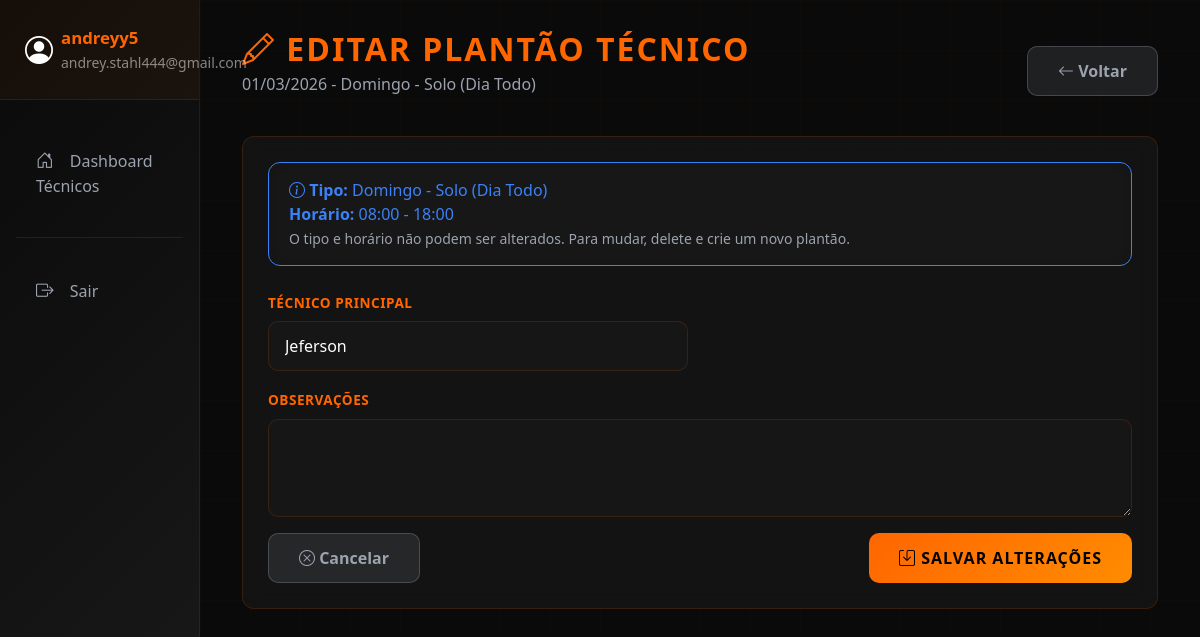
/plantao/tecnicos/editar/2/ (signed in), run on the app's committed database.
### apps/plantao/models.py (models this page shows, shortened)
class PlantaoTecnico(models.Model):
    TIPO_CHOICES = [
        ('SABADO_DUPLA', 'Sábado - Dupla (14:00-18:00)'),
        ('DOMINGO_SOLO', 'Domingo - Solo (Dia Todo)'),
        ('AVULSO_SOLO', 'Dia Avulso - Solo (Dia Todo)'),
    ]
    tecnico_principal = models.ForeignKey(
        TecnicoCampo,
        on_delete=models.CASCADE,
        related_name='plantoes_principal'
    )
    tecnico_dupla = models.ForeignKey(
        TecnicoCampo,
        on_delete=models.CASCADE,
        related_name='plantoes_dupla',
        null=True,
        blank=True,
        help_text="Apenas para plantões de sábado"
    )
    data = models.DateField()
    tipo = models.CharField(max_length=20, choices=TIPO_CHOICES)
    hora_inicio = models.TimeField()
    hora_fim = models.TimeField()
    observacoes = models.TextField(blank=True, null=True)
    criado_em = models.DateTimeField(auto_now_add=True)
    atualizado_em = models.DateTimeField(auto_now=True)
    class Meta:
        verbose_name = "Plantão Técnico"
        verbose_name_plural = "Plantões Técnicos"
        ordering = ['data', 'hora_inicio']
        unique_together = ['data', 'tipo']  # Não pode ter 2 plantões do mesmo tipo no mesmo dia

class TecnicoCampo(models.Model):
    user = models.OneToOneField(
        User,
        on_delete=models.SET_NULL,
        null=True,
        blank=True,
        related_name='tecnico'
    )
    nome_completo = models.CharField(max_length=200)
    telefone = models.CharField(max_length=20, blank=True, null=True)
    email = models.EmailField(blank=True, null=True)
    ordem_fila = models.IntegerField(default=0, help_text="Ordem na rotação de plantões")
    ativo = models.BooleanField(default=True)
    criado_em = models.DateTimeField(auto_now_add=True)
    atualizado_em = models.DateTimeField(auto_now=True)
    class Meta:
        verbose_name = "Técnico de Campo"
        verbose_name_plural = "Técnicos de Campo"
        ordering = ['ordem_fila', 'nome_completo']

### apps/plantao/views.py (the view)
    def wrapper(request, *args, **kwargs):
        if not is_admin(request.user):
            messages.error(request, '🔒 Você não tem permissão para acessar esta página.')
            return redirect('dashboard')
        return view_func(request, *args, **kwargs)

### apps/plantao/views.py (called while the page is built, shortened)
def is_admin(user):
    return user.groups.filter(name='Administrador').exists() or user.is_superuser

def get_user_colaborador(user):
    try:
        return Colaborador.objects.get(user=user)
    except Colaborador.DoesNotExist:
        return None

def admin_required(view_func):
    def wrapper(request, *args, **kwargs):
        if not is_admin(request.user):
            messages.error(request, '🔒 Você não tem permissão para acessar esta página.')
            return redirect('dashboard')
        return view_func(request, *args, **kwargs)
    return wrapper

def notificacoes_processor(request):
    if request.user.is_authenticated:
        colaborador = get_user_colaborador(request.user)
        if colaborador:
            nao_lidas = Notificacao.objects.filter(
                colaborador=colaborador,
                lida=False
            ).count()
            return {'notificacoes_nao_lidas': nao_lidas}
    return {'notificacoes_nao_lidas': 0}

@login_required
@admin_required
def editar_plantao_tecnico(request, plantao_id):
    from .models import PlantaoTecnico, TecnicoCampo
    plantao = get_object_or_404(PlantaoTecnico, id=plantao_id)
    tecnicos = TecnicoCampo.objects.filter(ativo=True)
    context = {
        'plantao': plantao,
        'tecnicos': tecnicos,
    }
    return render(request, 'dashboard/tecnicos/editar_plantao.html', context)

### templates/dashboard/tecnicos/editar_plantao.html (shortened to what this page needs)
{% extends 'base.html' %}
{% block content %}
<div class="d-flex justify-content-between align-items-center mb-4">
    <div>
        <h2 class="mb-1" style="color: #ff6600; font-weight: 700; text-transform: uppercase; letter-spacing: 2px;">
            <i class="bi bi-pencil"></i> Editar Plantão Técnico
        </h2>
        <p class="text-muted">{{ plantao.data|date:"d/m/Y" }} - {{ plantao.get_tipo_display }}</p>
    </div>
    <a href="{% url 'dashboard_tecnicos' %}" class="btn btn-secondary">
        <i class="bi bi-arrow-left"></i> Voltar
    </a>
</div>
<div class="card">
    <div class="card-body">
        <form method="post">
            <div class="alert alert-info mb-4">
                <i class="bi bi-info-circle"></i>
                <strong>Tipo:</strong> {{ plantao.get_tipo_display }}<br>
                <strong>Horário:</strong> {{ plantao.hora_inicio|time:"H:i" }} - {{ plantao.hora_fim|time:"H:i" }}<br>
                <small class="text-muted">O tipo e horário não podem ser alterados. Para mudar, delete e crie um novo plantão.</small>
            </div>
            <div class="row">
                <div class="col-md-6 mb-3">
                    <label for="tecnico_principal" class="form-label">Técnico Principal</label>
                    <select class="form-select" id="tecnico_principal" name="tecnico_principal" required>
                        {% for tecnico in tecnicos %}
                        <option value="{{ tecnico.id }}" {% if tecnico.id == plantao.tecnico_principal.id %}selected{% endif %}>
                            {{ tecnico.nome_completo }}
                        </option>
                        {% endfor %}
                    </select>
                </div>
            </div>
            <div class="mb-3">
                <label for="observacoes" class="form-label">Observações</label>
                <textarea class="form-control" id="observacoes" name="observacoes" rows="3">{{ plantao.observacoes|default:"" }}</textarea>
            </div>
            <div class="d-flex justify-content-between">
                <a href="{% url 'dashboard_tecnicos' %}" class="btn btn-secondary">
                    <i class="bi bi-x-circle"></i> Cancelar
                </a>
                <button type="submit" class="btn btn-primary">
                    <i class="bi bi-save"></i> Salvar Alterações
                </button>
            </div>
        </form>
    </div>
</div>
{% endblock %}

### templates/base.html (shortened to what this page needs)
<!DOCTYPE html>
<html lang="pt-BR">
<head>
    <link href="https://cdn.jsdelivr.net/npm/bootstrap@5.3.0/dist/css/bootstrap.min.css" rel="stylesheet">
    <link rel="stylesheet" href="https://cdn.jsdelivr.net/npm/bootstrap-icons@1.10.0/font/bootstrap-icons.css">
</head>
<body>
    <div class="container-fluid">
        <div class="row">
            <div class="col-md-2 px-0 sidebar">
<div class="user-info">
                    <div class="d-flex align-items-center">
                        <i class="bi bi-person-circle fs-3 me-2"></i>
                        <div>
                            <div class="fw-bold">{{ user.get_full_name|default:user.username }}</div>
                            <small class="text-white-50">{{ user.email }}</small>
                        </div>
                    </div>
                </div>
                <nav class="nav flex-column mt-4">
                    {% if 'tecnicos' in request.path %}
                        <a class="nav-link {% if request.resolver_match.url_name == 'dashboard_tecnicos' %}active{% endif %}"
                           href="{% url 'dashboard_tecnicos' %}">
                            <i class="bi bi-house-door"></i> Dashboard Técnicos
                        </a>
                    {% endif %}
                    <hr class="text-white-50 mx-3">
                    <a class="nav-link" href="{% url 'logout' %}">
                        <i class="bi bi-box-arrow-right"></i> Sair
                    </a>
                </nav>
            </div>
            <div class="col-md-10">
                <div class="content-wrapper">
                    {% block content %}{% endblock %}
                </div>
            </div>
        </div>
    </div>
</body>
</html>

### templates/base.html (style rules this page uses)
:root { --primary-orange: #ff6600; --dark-orange: #ff8c00; --bg-dark: #0a0a0a; --bg-card: rgba(26, 26, 26, 0.6); --text-light: #ffffff; --text-gray: #9ca3af; --border-subtle: rgba(255, 102, 0, 0.15); }
* { scrollbar-width: thin; scrollbar-color: var(--primary-orange) var(--bg-dark); }
body { min-height: 100vh; background-color: var(--bg-dark); color: var(--text-light); position: relative; overflow-x: hidden; }
body::before { content: ''; position: fixed; inset: 0; background-image: linear-gradient(rgba(255, 102, 0, 0.02) 1px, transparent 1px), linear-gradient(90deg, rgba(255, 102, 0, 0.02) 1px, transparent 1px); background-size: 50px 50px; animation: gridMove 20s linear infinite; pointer-events: none; z-index: 0; }
.sidebar { min-height: 100vh; background: linear-gradient(135deg, #0a0a0a 0%, #1a1a1a 100%); border-right: 1px solid var(--border-subtle); position: relative; z-index: 10; }
.sidebar .nav-link { color: var(--text-gray); padding: 14px 20px; margin: 8px 15px; border-radius: 10px; border: 1px solid transparent; transition: all 0.3s ease; position: relative; }
.sidebar .nav-link::before { content: ''; position: absolute; left: 0; top: 0; height: 100%; width: 3px; background: var(--primary-orange); transform: scaleY(0); transition: transform 0.3s ease; border-radius: 0 3px 3px 0; }
.sidebar .nav-link i { margin-right: 12px; width: 20px; text-align: center; font-size: 1.1rem; }
.content-wrapper { padding: 30px; position: relative; z-index: 1; }
.card { background: var(--bg-card); backdrop-filter: blur(10px); border: 1px solid var(--border-subtle); border-radius: 12px; margin-bottom: 25px; transition: all 0.3s ease; }
.card-body { padding: 25px; color: var(--text-light); }
.btn-primary { background: linear-gradient(135deg, #ff6600 0%, #ff8c00 100%); border: none; padding: 12px 30px; border-radius: 10px; color: #000; font-weight: 700; text-transform: uppercase; letter-spacing: 1px; transition: all 0.3s ease; }
.btn-secondary { background: rgba(156, 163, 175, 0.15); border: 1px solid rgba(156, 163, 175, 0.3); padding: 12px 30px; border-radius: 10px; color: var(--text-gray); font-weight: 600; transition: all 0.3s ease; }
.user-info { padding: 25px; border-bottom: 1px solid var(--border-subtle); background: rgba(255, 102, 0, 0.05); }
.user-info .fw-bold { color: var(--primary-orange); font-size: 1.05rem; }
.form-control, .form-select { background: rgba(26, 26, 26, 0.6); border: 1px solid var(--border-subtle); color: var(--text-light); padding: 12px 16px; border-radius: 10px; transition: all 0.3s ease; }
.form-control::placeholder { color: var(--text-gray); }
.form-label { color: var(--primary-orange); font-weight: 600; text-transform: uppercase; font-size: 0.85rem; letter-spacing: 0.5px; margin-bottom: 8px; }
.alert { border-radius: 12px; border: 1px solid; padding: 15px 20px; font-weight: 500; background: rgba(26, 26, 26, 0.4); backdrop-filter: blur(10px); }
.alert-info { border-color: #3b82f6; color: #3b82f6; }
.text-muted { color: var(--text-gray) !important; }
h1, h2, h3, h4, h5, h6 { color: var(--text-light); }
hr { border-color: var(--border-subtle); opacity: 1; }

### data on the page
PlantaoTecnico: data "01/03/2026", tipo "Domingo - Solo (Dia Todo)", hora_inicio "08:00", hora_fim "18:00", tecnico_principal "Jeferson"

### other printed values
{{ user.get_full_name|default:user.username }} "andreyy5"
{{ user.email }} "andrey.stahl444@gmail.com"
